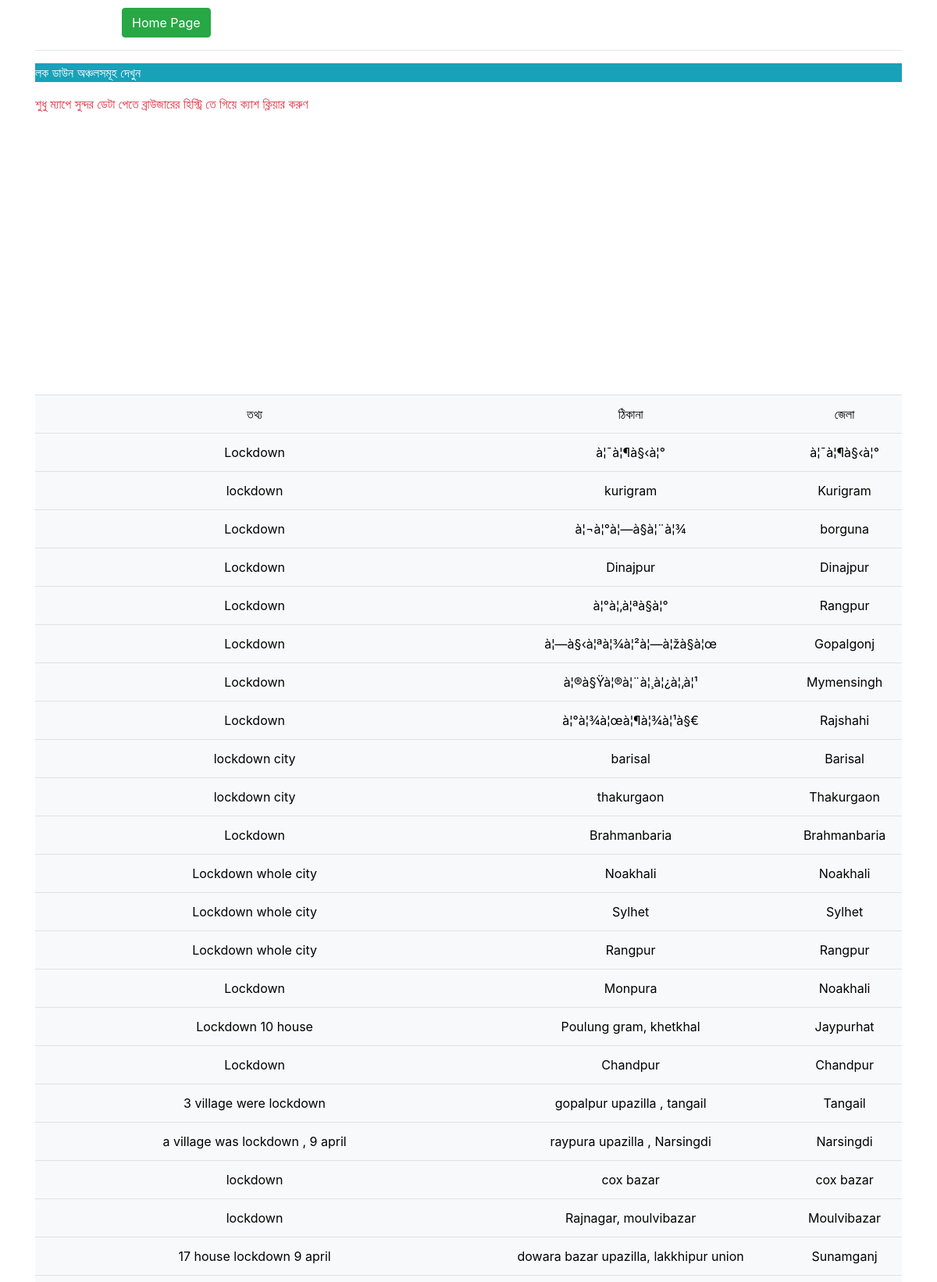
Screenshot of /lockdown.php (upper part) with the database file from the repository.
### tables this page shows
CREATE TABLE `markers` (
  `id` int(20) NOT NULL,
  `name` varchar(255) NOT NULL,
  `address` varchar(255) NOT NULL,
  `lat` float NOT NULL,
  `lng` float NOT NULL,
  `type` varchar(255) NOT NULL,
  `category` varchar(60) NOT NULL
);

### lockdown.php (the view, shortened to what this page needs)
<!DOCTYPE html >
  <head>
   <link rel="stylesheet" href="https://maxcdn.bootstrapcdn.com/bootstrap/4.4.1/css/bootstrap.min.css">
  </head>
<html>
  <body>
  <div class="container">
  <button class="btn btn-success" style="margin-left:10%; margin-top:10px;" onclick="window.location.href = 'index.php';">  Home Page  </button>
  <hr>
  <p class="bg-info text-white">লক ডাউন অঞ্চলসমূহ  দেখুন  </p>
  <p class="text-danger text-left" >    শুধু ম্যাপে  সুন্দর ডেটা পেতে  ব্রাউজারের হিস্ট্রি তে গিয়ে ক্যাশ ক্লিয়ার করুণ   </p>
  </div>
    <div id="mapb"></div>
	<div class="container">
<table class="table text-center bg-light table-hover">
<tr>
			<?php
			include("db.php");
				$sql = "SELECT * FROM markers where category='Lockdown area' order by id DESC";
                $result = mysqli_query($connection, $sql);
				echo "<tr>";
				echo"<td><font color='black'> তথ্য    </font></td>";
				echo"<td><font color='black'> ঠিকানা   </font></td>";
				echo"<td><font color='black'>জেলা </font></td>";
				echo "</tr>";
			while($test =  mysqli_fetch_assoc($result))
			{
				echo "<tr align='center'  >";
				echo"<td><font color='black'>" .$test['name']."</font></td>";
            	echo"<td><font color='black'>" .$test['address']."</font></td>";
				echo"<td><font color='black'>". $test['type']. "</font></td>";
				echo "</tr>";
			}
			?>
</table>
</div>
  </body>
</html>

### lockdown.php (style rules this page uses)
#mapb { height: 40%; margin:20px; }
html, body { height: 100%; margin: 0; padding: 0; }

### rows the page displays
markers: name "Lockdown", address "à¦¯à¦¶à§‹à¦°", type "à¦¯à¦¶à§‹à¦°"
markers: name "lockdown", address "kurigram", type "Kurigram"
markers: name "Lockdown", address "à¦¬à¦°à¦—à§à¦¨à¦¾", type "borguna"
markers: name "Lockdown", address "Dinajpur", type "Dinajpur"
markers: name "Lockdown", address "à¦°à¦‚à¦ªà§à¦°", type "Rangpur"
markers: name "Lockdown", address "à¦—à§‹à¦ªà¦¾à¦²à¦—à¦žà§à¦œ", type "Gopalgonj"
markers: name "Lockdown", address "à¦®à§Ÿà¦®à¦¨à¦¸à¦¿à¦‚à¦¹", type "Mymensingh"
markers: name "Lockdown", address "à¦°à¦¾à¦œà¦¶à¦¾à¦¹à§€", type "Rajshahi"
markers: name "lockdown city", address "barisal", type "Barisal"
markers: name "lockdown city", address "thakurgaon", type "Thakurgaon"
markers: name "Lockdown", address "Brahmanbaria", type "Brahmanbaria"
markers: name "Lockdown whole city", address "Noakhali", type "Noakhali"
markers: name "Lockdown whole city", address "Sylhet", type "Sylhet"
markers: name "Lockdown whole city", address "Rangpur", type "Rangpur"
markers: name "Lockdown", address "Monpura", type "Noakhali"
markers: name "Lockdown 10 house", address "Poulung gram, khetkhal", type "Jaypurhat"
markers: name "Lockdown", address "Chandpur", type "Chandpur"
markers: name "3 village were lockdown", address "gopalpur upazilla , tangail", type "Tangail"
markers: name "a village was lockdown , 9 april", address "raypura upazilla , Narsingdi", type "Narsingdi"
markers: name "lockdown", address "cox bazar", type "cox bazar"
markers: name "lockdown", address "Rajnagar, moulvibazar", type "Moulvibazar"
markers: name "17 house lockdown 9 april", address "dowara bazar upazilla, lakkhipur union", type "Sunamganj"
